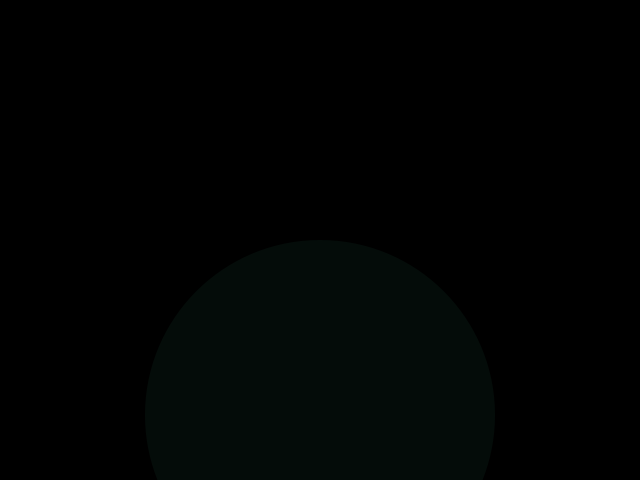
Frame 1 (no input)
Frame 60 (the mouse pressed at the canvas centre just before this capture): identical to frame 1, image omitted
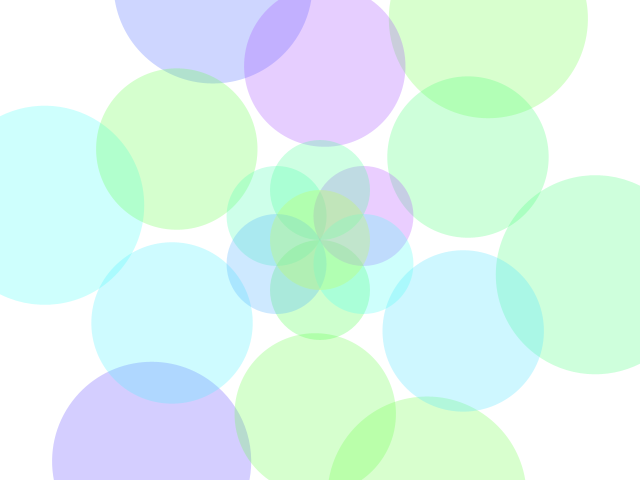
Frame 120 (the mouse held since frame 60 and released just before this capture)

The Processing sketch that drew these frames (run headless with seeded random() and noise(); from frame 60 on, the mouse is pressed at the canvas centre):

// Processing sketch: processing_15691
// ── processing_15691.pde

//PROJECT V
//Transform(er)

//Flower of Life

//UCLA DESMA Interactivity 28
//By Stephen Ou

float xE;
float easing = 0.12;
boolean check = false;

void setup()
{
  size(640,480);
  smooth();
  ellipseMode(CENTER);
  colorMode(HSB, 360, 100, 100, 100);
  noCursor();
}

void draw()
{
  if(check == false)
  {
  background(0, 0, 0, 100);
  }
  else
  {
    background(0,0,100,100);
  }
  
  xE = xE + (mouseX - xE)*easing;
  
  if(xE>(width/6*2.4))
  {
    drawCirc(182,33, 5, -172,-100, -43.432*2,-50);
    drawCirc(310,151, 5, 172,100, 43.432*2,50);
    drawCirc(216,59, 5, -172,100, -43.432*2,50);
    drawCirc(94,261, 5, 172,-100, 43.432*2,-50);
    drawCirc(158,336, 5, 0,-200, 0,-100);
    drawCirc(16,200, 5, 0,200, 0,100);
  }
   if(xE>(width/6*1.8))
  {
    drawCirc(271,97, 4, -86,-140, -43.432,-24.027-50);
    drawCirc(197,26, 4, 86, -140, 43.432,-24.027-50);
    drawCirc(103,276, 4, -86,140, -43.432,24.027+50);
    drawCirc(221,50, 4, 86, 140, 43.432,24.027+50);
    drawCirc(14,206, 4, -172,0, -43.432*2,0);
    drawCirc(360,180, 4, 172,0, 43.432*2,0);
  }
  if(xE>(width/6*1.2))
  {
    drawCirc(204,35, 3, 0,100, 0,50);
    drawCirc(69,240, 3, -86,-48, -43.432,-24.027);
    drawCirc(189,360, 3, 86, -48, 43.432,-24.027);
  }
  if(xE>(width/6*0.6))
  {
    drawCirc(232,60, 2, 0,-100, 0,-50);
    drawCirc(293,120, 2, -86,48, -43.432,24.027);
    drawCirc(86,268, 2, 86, 48, 43.432,24.027);
  }
  drawCirc(159,0, 1.2, 0,50, 0,0);  
}

void drawCirc(int h1,int h2, float frac, float xA,float yA, float xB,float yB)
{
  noStroke();
  pushMatrix();
  translate(width/2, height/2);

  //COLOR & TRANSPARENCY
  float xHue = map(xE, 0, width, h1, h2);
  //  float xHue = map(mouseX, 0, width, 0, 50);
  //  float xOpaq = map(mouseX, 0, width, o1, o2);
  float xOpaq = map(mouseX, 0, width, 5, 50);
  fill(xHue, 70, 100, xOpaq);

  //ROTATION
  float rtt = map(xE, 0, width/6*frac, 0, 360);
  if(xE<(width/6*frac) && xE>(-640))
  {
    rotate(radians(rtt));
  }
  else if(xE>(width/6*frac))
  {
  };

  //SCALE
  float scaleDown = map(xE, 0, width/6*frac, 3.5, 1);
  if(xE<(width/6*frac) && xE>(-640))
  {
    scale(scaleDown);
  }
  else if(xE>(width/6*frac))
  {
    scale(1.0);
  }


  //CIRCLE & POSITION
  float posX = map(xE, 0, width/6*frac, xA, xB);
  //  float posX = map(mouseX, 0, width/stageA, 0,0);
  float posY = map(xE, 0, width/6*frac, yA, yB);
  //  float posY = map(mouseX, 0, width/stageA, 50, 0);
  if(xE>(width/6*frac))
  {
    posX = xB;
    posY = yB;
  }
  ellipse(posX, posY, 100, 100);
  popMatrix();
}

void mousePressed()
{
  if(check == false)
  {
    check = true;
  }
  else if(check == true)
  {
    check = false;
  }
}
